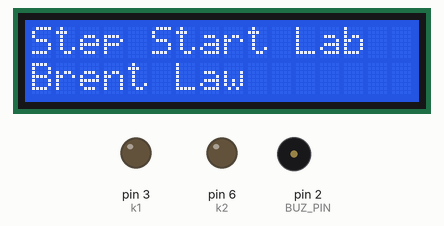
Recording of a sketch running on a simulated Arduino Uno, built with avr-gcc and run on an emulated ATmega328P. Parts: 16×2 character LCD, output pins drawn as LEDs (lit = HIGH), buzzer (waves = sounding). What the sketch prints to the serial monitor is not drawn.

Above: at 0.2 s.
At 3.1 s:
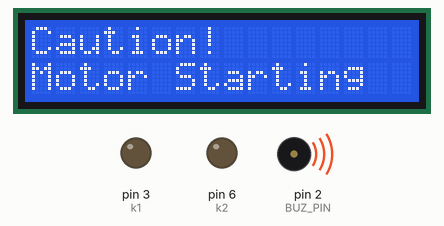
At 5.2 s:
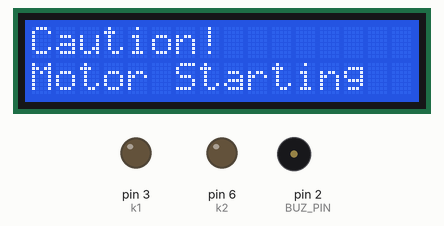
At 6.1 s:
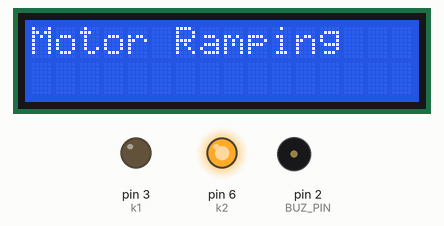
At 9.1 s:
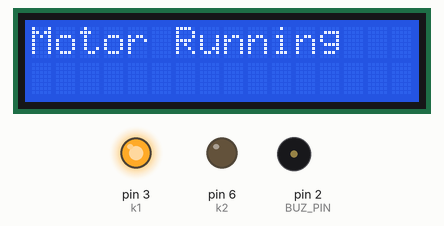
At 12.1 s:
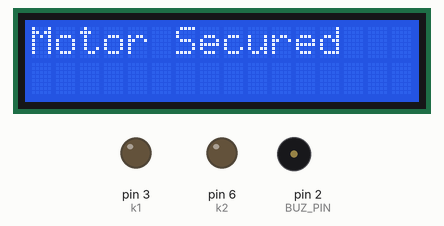
Timing chart, 0 to 13.6 s (numbered marks = the images above):
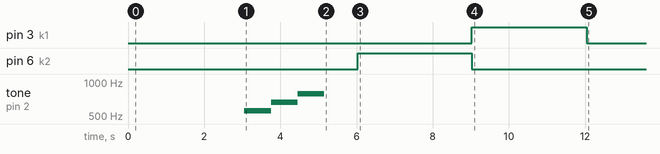

Measured:
- by itself, pin 3 (k1): LOW → HIGH at 9.0 s, → LOW 3.0 s later
- by itself, pin 6 (k2): LOW → HIGH at 6.0 s, → LOW 3.0 s later
- by itself, tone on pin 2 (BUZ_PIN): silent → 554 Hz at 3.1 s, → 659 Hz 0.70 s later, → 784 Hz 0.70 s later, → silent 0.70 s later
- what the display in image 0 shows lasts 2.9 s, from 0.1 s to 3.0 s
- what the display in image 1 shows lasts 2.9 s, from 3.1 s to 6.0 s

The sketch:

lab2.ino
```cpp
// (licence header left out)
/** @Warning - there is a bug somewhere between the ISR and the Arduino analogWrite
 * function.  If you need to use the PWM from within the ISR then use:
 *
 * http://arduino.cc/en/Tutorial/SecretsOfArduinoPWM
 *
 *    void setup(){
 *        .
 *        .
 *        .
 *        pinMode(3, OUTPUT);
 *        pinMode(11, OUTPUT);
 *        TCCR2A = _BV(COM2A1) | _BV(COM2B1) | _BV(WGM21) | _BV(WGM20);
 *        TCCR2B = _BV(CS22);                                               // This register controls PWM frequency
 *        OCR2A = 0;                                                        // Arduino I/O pin # 11 duty cycle
 *        OCR2B = 0;                                                        // Arduino I/O pin # 3 duty cycle
 *        .
 *        .
 *        .
 *    }
 *
 *    void loop(){
 *        .
 *        .
 *        .
 *        OCR2A = pin_11_PWM_DC;
 *        OCR2B = pin_3_PWM_DC;
 *        .
 *        .
 *        .
 *    }
 */


// AVR GCC libraries for more information see:
//      http://www.nongnu.org/avr-libc/user-manual/modules.html
//      https://www.gnu.org/software/libc/manual/

    #include <avr/io.h>
    #include <avr/interrupt.h>
    #include <stdint.h>
    #include <string.h>
    #include <ctype.h>

// Arduino libraries: see http://arduino.cc/en/Reference/Libraries

    #include <LiquidCrystal.h>

// Project specific includes

    #include "configuration.h"
    #include "USART.h"
    #include "line_parser.h"

// Global variables

    int k1 = 3 ;
    int k2 = 6;

    char line[BUF_LEN];

    // Yes, this is a variable!
    LiquidCrystal lcd (LCD_RS,  LCD_E, LCD_D4,  LCD_D5, LCD_D6, LCD_D7);

    // Used to ensure some loops only run once
    int set = 0 ;

void setup()
{
    // Declare the pin
    pinMode(3, OUTPUT);
    pinMode(6, OUTPUT);

    // Usart Initialization
    USART_init(F_CLK, BAUD_RATE);
    USART_set_terminator(LINE_TERMINATOR);

    // Initialize LCD
    lcd.begin(16, 2);

    // Ensure Relays K1 and are deenergized
    // K1 = pin 3, k2 = pin 6
    digitalWrite(k1,LOW);
    digitalWrite(k2,LOW);

    // Print to serial monitor and lcd
    sprintf(line, "This lab demonstrates step start control over DC motors!\n");
    USART_puts(line);
    lcd.setCursor(0, 0);
    lcd.print("Step Start Lab");
    lcd.setCursor(0, 1);
    lcd.print("Brent Law");

}


/*********************************************************************************
 *  ______  ____   _____   ______  _____  _____    ____   _    _  _   _  _____
 * |  ____|/ __ \ |  __ \ |  ____|/ ____||  __ \  / __ \ | |  | || \ | ||  __ \
 * | |__  | |  | || |__) || |__  | |  __ | |__) || |  | || |  | ||  \| || |  | |
 * |  __| | |  | ||  _  / |  __| | | |_ ||  _  / | |  | || |  | || . ` || |  | |
 * | |    | |__| || | \ \ | |____| |__| || | \ \ | |__| || |__| || |\  || |__| |
 * |_|     \____/ |_|  \_\|______|\_____||_|  \_\ \____/  \____/ |_| \_||_____/
 *
 ********************************************************************************/

ISR(USART_RX_vect){

 /**
 * @note This Interrupt Service Routine is called when a new character is received by the USART.
 * Idealy it would have been placed in the USART.cpp file but there is a error "multiple definition
 * of vector_18".  Apparently Arduino detects when an ISR is in the main sketch.  If you place it
 * somewhere else it is missed and replaced with the Arduino handler.  This is the source of the
 * multiple definitions error -  * see discussion @ http://forum.arduino.cc/index.php?topic=42153.0
 */
    USART_handle_ISR();
}

/*********************************************************************************
 *  ____            _____  _  __ _____  _____    ____   _    _  _   _  _____
 * |  _ \    /\    / ____|| |/ // ____||  __ \  / __ \ | |  | || \ | ||  __ \
 * | |_) |  /  \  | |     | ' /| |  __ | |__) || |  | || |  | ||  \| || |  | |
 * |  _ <  / /\ \ | |     |  < | | |_ ||  _  / | |  | || |  | || . ` || |  | |
 * | |_) |/ ____ \| |____ | . \| |__| || | \ \ | |__| || |__| || |\  || |__| |
 * |____//_/    \_\\_____||_|\_\\_____||_|  \_\ \____/  \____/ |_| \_||_____/
 *
 ********************************************************************************/

void loop()
{

    // 3 Seconds
    if ( millis() > 3000  && set == 0)
    {
      // clear lcd
      lcd.clear() ;

      // Print to serial monitor and lcd
      sprintf(line, "Standby, a motor sequence has been initiated!\n");
      USART_puts(line);
      lcd.setCursor(0, 0);
      lcd.print("Caution!");
      lcd.setCursor(0, 1);
      lcd.print("Motor Starting");

      // Beep 3 times over 2.1 seconds
      tone(BUZ_PIN, 554);
      delay(700);
      tone(BUZ_PIN, 659);
      delay(700);
      tone(BUZ_PIN, 784);
      delay(700);
      noTone(BUZ_PIN);

      // Ensure code runs once
      set =1;
    }

    // 6 Seconds
    while ( millis() > 6000 && set == 1)
    {
    // clear lcd
    lcd.clear() ;

    // Print to serial monitor and lcd
    sprintf(line, "Motor is accelerating!\n");
    USART_puts(line);
    lcd.setCursor(0, 0);
    lcd.print("Motor Ramping");

    // Eergize relay K2
    digitalWrite(k2,HIGH);

    // Ensure code runs once
    set = 2;
    }

        // 9 Seconds
    while ( millis() > 9000 && set == 2)
    {
    // clear lcd
    lcd.clear() ;

    // Print to serial monitor and lcd
    sprintf(line, "Full power engaged.\n");
    USART_puts(line);
    lcd.setCursor(0, 0);
    lcd.print("Motor Running");

    // Eergize relay K1
    digitalWrite(k1,HIGH);
    // De-ergize relay K2
    digitalWrite(k2,LOW);

    // Ensure code runs once
    set = 3;
    }

    // 12 Seconds
    while ( millis() > 12000 && set == 3)
    {
    // clear lcd
    lcd.clear() ;

    // Print to serial monitor and lcd
    sprintf(line, "Motor Secured and coasting to a stop.\n");
    USART_puts(line);
    lcd.setCursor(0, 0);
    lcd.print("Motor Secured");

    // De-ergize relay K1
    digitalWrite(k1,LOW);
    // De-ergize relay K2
    digitalWrite(k2,LOW);

    // Ensure code runs once
    set = 4;
    }

}
```

configuration.h
```cpp
#ifndef configuration_H
    #define configuration_H

    #define F_CLK 16000000UL
    #define BAUD_RATE 9600L

    #define LINE_TERMINATOR 0x0A    // ASCII Line Feed

    #define BUF_LEN 100

    #define MAX_FIELDS 20           // must be less than 127

    // Configure Liquid Crystal Display

        #define LCD_RS 8
        #define LCD_E 7
        #define LCD_D4 5            // It would have been nice to use the pro-mini A6 and A7 pins
        #define LCD_D5 4            // with the LCD unfortunately, these are I/O are designed for
        #define LCD_D6 A4           // analog input only.
        #define LCD_D7 A5

    // Tri_LED

        #define TRI_LED_R 9
        #define TRI_LED_B 10
        #define TRI_LED_G 11

    #define LED_PIN 13
    #define BUZ_PIN 2

    #define JOY_PUSH_PIN 12
    #define JOY_VERT A0
    #define JOY_HORZ A1
    #define JOY_PRES 0x00

#endif
```
